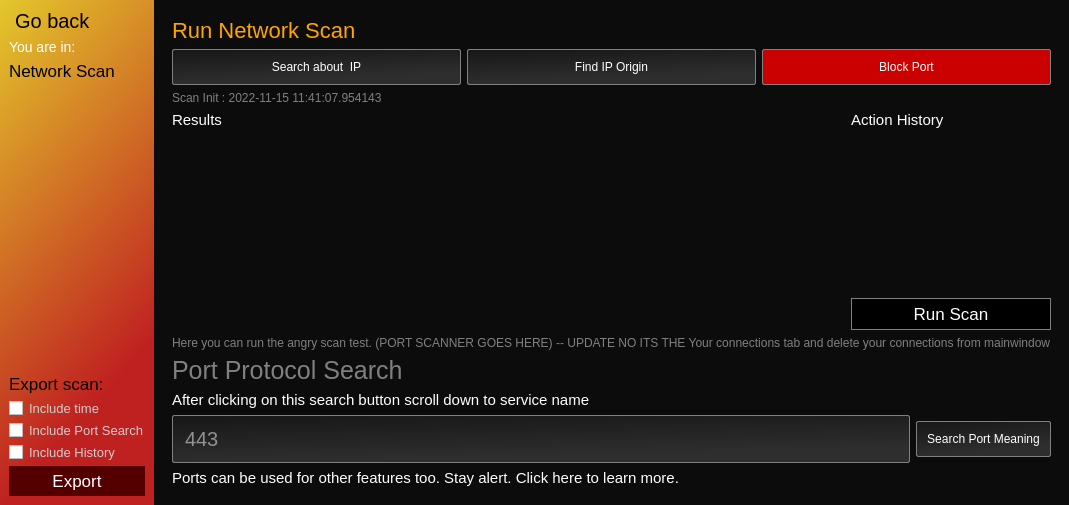
<?xml version="1.0" encoding="UTF-8"?>
<ui version="4.0">
 <class>MainWindow</class>
 <widget class="QMainWindow" name="MainWindow">
  <property name="geometry">
   <rect>
    <x>0</x>
    <y>0</y>
    <width>961</width>
    <height>505</height>
   </rect>
  </property>
  <property name="maximumSize">
   <size>
    <width>31321</width>
    <height>31232</height>
   </size>
  </property>
  <property name="windowTitle">
   <string>MainWindow</string>
  </property>
  <property name="styleSheet">
   <string notr="true">border: unset;</string>
  </property>
  <widget class="QWidget" name="app">
   <layout class="QHBoxLayout" name="horizontalLayout">
    <property name="spacing">
     <number>0</number>
    </property>
    <property name="leftMargin">
     <number>0</number>
    </property>
    <property name="topMargin">
     <number>0</number>
    </property>
    <property name="rightMargin">
     <number>0</number>
    </property>
    <property name="bottomMargin">
     <number>0</number>
    </property>
    <item>
     <widget class="QFrame" name="side_bar">
      <property name="maximumSize">
       <size>
        <width>160</width>
        <height>16777215</height>
       </size>
      </property>
      <property name="styleSheet">
       <string notr="true">background:qlineargradient(spread:pad, x1:0, y1:0, x2:0.306, y2:0.909091, stop:0.00568182 rgba(227, 198, 43, 255), stop:1 rgba(191, 32, 32, 255));</string>
      </property>
      <property name="frameShape">
       <enum>QFrame::StyledPanel</enum>
      </property>
      <property name="frameShadow">
       <enum>QFrame::Raised</enum>
      </property>
      <layout class="QVBoxLayout" name="verticalLayout_9">
       <item>
        <layout class="QVBoxLayout" name="header">
         <item>
          <layout class="QHBoxLayout" name="top">
           <item alignment="Qt::AlignTop">
            <widget class="QPushButton" name="back">
             <property name="styleSheet">
              <string notr="true">font-size:20px;
background:none;</string>
             </property>
             <property name="text">
              <string> Go back</string>
             </property>
             <property name="icon">
              <iconset>
               <normaloff>../../assets/back2.png</normaloff>../../assets/back2.png</iconset>
             </property>
             <property name="iconSize">
              <size>
               <width>18</width>
               <height>32</height>
              </size>
             </property>
            </widget>
           </item>
           <item alignment="Qt::AlignRight|Qt::AlignVCenter">
            <widget class="QPushButton" name="help">
             <property name="styleSheet">
              <string notr="true">background:none;
padding:0px;
margin:0px;</string>
             </property>
             <property name="text">
              <string/>
             </property>
             <property name="icon">
              <iconset>
               <normaloff>../../assets/help3.png</normaloff>../../assets/help3.png</iconset>
             </property>
             <property name="iconSize">
              <size>
               <width>16</width>
               <height>16</height>
              </size>
             </property>
            </widget>
           </item>
          </layout>
         </item>
         <item>
          <layout class="QVBoxLayout" name="verticalLayout_3">
           <item>
            <widget class="QLabel" name="label">
             <property name="styleSheet">
              <string notr="true">font-size:14px;
background:none;
color:white;</string>
             </property>
             <property name="text">
              <string>You are in: </string>
             </property>
            </widget>
           </item>
           <item>
            <widget class="QPushButton" name="back_2">
             <property name="styleSheet">
              <string notr="true">font-size:17px;
background:none;
text-align:left;
</string>
             </property>
             <property name="text">
              <string>Network Scan</string>
             </property>
             <property name="icon">
              <iconset>
               <normaloff>../../assets/quick_scan.png</normaloff>../../assets/quick_scan.png</iconset>
             </property>
             <property name="iconSize">
              <size>
               <width>25</width>
               <height>25</height>
              </size>
             </property>
            </widget>
           </item>
          </layout>
         </item>
        </layout>
       </item>
       <item>
        <spacer name="verticalSpacer">
         <property name="orientation">
          <enum>Qt::Vertical</enum>
         </property>
         <property name="sizeHint" stdset="0">
          <size>
           <width>20</width>
           <height>40</height>
          </size>
         </property>
        </spacer>
       </item>
       <item>
        <layout class="QVBoxLayout" name="verticalLayout_5">
         <item>
          <widget class="QLabel" name="label_2">
           <property name="styleSheet">
            <string notr="true">font-size:17px;
background:none;

color:black;</string>
           </property>
           <property name="text">
            <string>Export scan:</string>
           </property>
          </widget>
         </item>
         <item>
          <layout class="QVBoxLayout" name="verticalLayout">
           <item>
            <widget class="QCheckBox" name="checkBox_3">
             <property name="styleSheet">
              <string notr="true">background:none;font-size:13px;color:rgb(207, 207, 207);</string>
             </property>
             <property name="text">
              <string>Include time</string>
             </property>
            </widget>
           </item>
           <item>
            <widget class="QCheckBox" name="checkBox_2">
             <property name="styleSheet">
              <string notr="true">background:none;font-size:13px;color:rgb(207, 207, 207);</string>
             </property>
             <property name="text">
              <string>Include Port Search</string>
             </property>
            </widget>
           </item>
           <item>
            <widget class="QCheckBox" name="checkBox">
             <property name="styleSheet">
              <string notr="true">background:none;font-size:13px;color:rgb(207, 207, 207);</string>
             </property>
             <property name="text">
              <string>Include History</string>
             </property>
            </widget>
           </item>
          </layout>
         </item>
         <item>
          <widget class="QPushButton" name="export_2">
           <property name="styleSheet">
            <string notr="true">background: rgb(85, 0, 0);
color:white;font-size:17px;
padding:5px;</string>
           </property>
           <property name="text">
            <string>Export</string>
           </property>
           <property name="icon">
            <iconset>
             <normaloff>../assets/export_2.png</normaloff>../assets/export_2.png</iconset>
           </property>
          </widget>
         </item>
        </layout>
       </item>
      </layout>
     </widget>
    </item>
    <item>
     <widget class="QFrame" name="body">
      <property name="styleSheet">
       <string notr="true">background-color:rgb(12, 12, 12);</string>
      </property>
      <property name="frameShape">
       <enum>QFrame::StyledPanel</enum>
      </property>
      <property name="frameShadow">
       <enum>QFrame::Raised</enum>
      </property>
      <layout class="QVBoxLayout" name="verticalLayout_2">
       <item>
        <widget class="QFrame" name="frame">
         <property name="minimumSize">
          <size>
           <width>0</width>
           <height>0</height>
          </size>
         </property>
         <property name="maximumSize">
          <size>
           <width>16777215</width>
           <height>3242342</height>
          </size>
         </property>
         <property name="frameShape">
          <enum>QFrame::StyledPanel</enum>
         </property>
         <property name="frameShadow">
          <enum>QFrame::Raised</enum>
         </property>
         <layout class="QVBoxLayout" name="verticalLayout_8">
          <item>
           <widget class="QLabel" name="label_3">
            <property name="styleSheet">
             <string notr="true">color:orange;
font-size:22px;</string>
            </property>
            <property name="text">
             <string>Run Network Scan</string>
            </property>
           </widget>
          </item>
          <item>
           <layout class="QHBoxLayout" name="horizontalLayout_3">
            <item>
             <widget class="QPushButton" name="pushButton_2">
              <property name="styleSheet">
               <string notr="true">background:white;
border: 1px solid black;
background-color: qlineargradient(spread:pad, x1:0, y1:0, x2:0.306, y2:0.909091, stop:0 rgba(23, 23, 23, 255), stop:1 rgba(46, 46, 46, 255));
border: 1px solid grey;
color:white;
padding:10px;
border-radius:2px;</string>
              </property>
              <property name="text">
               <string>Search about  IP</string>
              </property>
              <property name="icon">
               <iconset>
                <normaloff>../../assets/search.ico</normaloff>../../assets/search.ico</iconset>
              </property>
             </widget>
            </item>
            <item>
             <widget class="QPushButton" name="pushButton_3">
              <property name="styleSheet">
               <string notr="true">background:white;
border: 1px solid black;
background-color: qlineargradient(spread:pad, x1:0, y1:0, x2:0.306, y2:0.909091, stop:0 rgba(23, 23, 23, 255), stop:1 rgba(46, 46, 46, 255));
border: 1px solid grey;
color:white;
padding:10px;
border-radius:2px;</string>
              </property>
              <property name="text">
               <string>Find IP Origin</string>
              </property>
             </widget>
            </item>
            <item>
             <widget class="QPushButton" name="pushButton_4">
              <property name="styleSheet">
               <string notr="true">background:white;
border: 1px solid black;
background-color: rgb(203, 0, 0);
border: 1px solid grey;
color:white;
padding:10px;
border-radius:2px;</string>
              </property>
              <property name="text">
               <string>Block Port</string>
              </property>
              <property name="icon">
               <iconset>
                <normaloff>../../assets/bull.png</normaloff>../../assets/bull.png</iconset>
              </property>
              <property name="iconSize">
               <size>
                <width>23</width>
                <height>23</height>
               </size>
              </property>
             </widget>
            </item>
           </layout>
          </item>
          <item>
           <widget class="QLabel" name="label_10">
            <property name="styleSheet">
             <string notr="true">color:grey;</string>
            </property>
            <property name="text">
             <string>Scan Init : 2022-11-15 11:41:07.954143</string>
            </property>
           </widget>
          </item>
          <item>
           <layout class="QHBoxLayout" name="horizontalLayout_4">
            <property name="sizeConstraint">
             <enum>QLayout::SetNoConstraint</enum>
            </property>
            <item>
             <layout class="QVBoxLayout" name="verticalLayout_6">
              <item>
               <widget class="QLabel" name="label_5">
                <property name="styleSheet">
                 <string notr="true">color:white;
font-size:15px;
background:none;
border:none;</string>
                </property>
                <property name="text">
                 <string>Results</string>
                </property>
               </widget>
              </item>
              <item>
               <widget class="QListWidget" name="listWidget">
                <property name="styleSheet">
                 <string notr="true">color:white;
font-size:20px;
</string>
                </property>
                <property name="verticalScrollBarPolicy">
                 <enum>Qt::ScrollBarAlwaysOff</enum>
                </property>
                <property name="horizontalScrollBarPolicy">
                 <enum>Qt::ScrollBarAlwaysOff</enum>
                </property>
               </widget>
              </item>
             </layout>
            </item>
            <item>
             <layout class="QVBoxLayout" name="verticalLayout_7">
              <property name="sizeConstraint">
               <enum>QLayout::SetMinimumSize</enum>
              </property>
              <item>
               <widget class="QLabel" name="label_6">
                <property name="minimumSize">
                 <size>
                  <width>200</width>
                  <height>0</height>
                 </size>
                </property>
                <property name="maximumSize">
                 <size>
                  <width>200</width>
                  <height>16777215</height>
                 </size>
                </property>
                <property name="styleSheet">
                 <string notr="true">color:white;
font-size:15px;
background:none;
border:none;</string>
                </property>
                <property name="text">
                 <string>Action History</string>
                </property>
               </widget>
              </item>
              <item>
               <widget class="QTextEdit" name="textEdit">
                <property name="minimumSize">
                 <size>
                  <width>200</width>
                  <height>0</height>
                 </size>
                </property>
                <property name="maximumSize">
                 <size>
                  <width>200</width>
                  <height>16777215</height>
                 </size>
                </property>
                <property name="styleSheet">
                 <string notr="true">color:white;
font-size:9px;
</string>
                </property>
                <property name="html">
                 <string>&lt;!DOCTYPE HTML PUBLIC &quot;-//W3C//DTD HTML 4.0//EN&quot; &quot;http://www.w3.org/TR/REC-html40/strict.dtd&quot;&gt;
&lt;html&gt;&lt;head&gt;&lt;meta name=&quot;qrichtext&quot; content=&quot;1&quot; /&gt;&lt;style type=&quot;text/css&quot;&gt;
p, li { white-space: pre-wrap; }
&lt;/style&gt;&lt;/head&gt;&lt;body style=&quot; font-family:'MS Shell Dlg 2'; font-size:9px; font-weight:400; font-style:normal;&quot;&gt;
&lt;p style=&quot;-qt-paragraph-type:empty; margin-top:0px; margin-bottom:0px; margin-left:0px; margin-right:0px; -qt-block-indent:0; text-indent:0px; font-size:8.25pt;&quot;&gt;&lt;br /&gt;&lt;/p&gt;&lt;/body&gt;&lt;/html&gt;</string>
                </property>
               </widget>
              </item>
             </layout>
            </item>
           </layout>
          </item>
          <item alignment="Qt::AlignRight">
           <widget class="QPushButton" name="pushButton">
            <property name="minimumSize">
             <size>
              <width>200</width>
              <height>0</height>
             </size>
            </property>
            <property name="maximumSize">
             <size>
              <width>200</width>
              <height>16777215</height>
             </size>
            </property>
            <property name="styleSheet">
             <string notr="true">background-color: black;
color:white;font-size:17px;
padding:5px;
border: 1px solid grey;</string>
            </property>
            <property name="text">
             <string>Run Scan</string>
            </property>
            <property name="icon">
             <iconset>
              <normaloff>../../assets/export.png</normaloff>../../assets/export.png</iconset>
            </property>
            <property name="iconSize">
             <size>
              <width>33</width>
              <height>33</height>
             </size>
            </property>
           </widget>
          </item>
          <item>
           <widget class="QLabel" name="label_7">
            <property name="styleSheet">
             <string notr="true">color:grey;</string>
            </property>
            <property name="text">
             <string>Here you can run the angry scan test. (PORT SCANNER GOES HERE) -- UPDATE NO ITS THE Your connections tab and delete your connections from mainwindow</string>
            </property>
           </widget>
          </item>
          <item>
           <layout class="QVBoxLayout" name="verticalLayout_4">
            <item>
             <widget class="QLabel" name="label_4">
              <property name="styleSheet">
               <string notr="true">color:grey;
font-size:25px;
background:none;
border:none;</string>
              </property>
              <property name="text">
               <string>Port Protocol Search</string>
              </property>
             </widget>
            </item>
            <item>
             <widget class="QLabel" name="label_9">
              <property name="styleSheet">
               <string notr="true">color:white;
font-size:15px;
background:none;
border:none;</string>
              </property>
              <property name="text">
               <string>After clicking on this search button scroll down to service name</string>
              </property>
             </widget>
            </item>
           </layout>
          </item>
          <item>
           <layout class="QHBoxLayout" name="horizontalLayout_2">
            <item>
             <widget class="QLineEdit" name="lineEdit">
              <property name="styleSheet">
               <string notr="true">background:white;
border: 1px solid black;
background-color: qlineargradient(spread:pad, x1:0, y1:0, x2:0.306, y2:0.909091, stop:0 rgba(23, 23, 23, 255), stop:1 rgba(46, 46, 46, 255));
border: 1px solid grey;
color:white;
padding:10px;
border-radius:2px;


font-size:20px
</string>
              </property>
              <property name="text">
               <string/>
              </property>
              <property name="placeholderText">
               <string>443</string>
              </property>
             </widget>
            </item>
            <item>
             <widget class="QPushButton" name="pushButton_15">
              <property name="styleSheet">
               <string notr="true">background:white;
border: 1px solid black;
background-color: qlineargradient(spread:pad, x1:0, y1:0, x2:0.306, y2:0.909091, stop:0 rgba(23, 23, 23, 255), stop:1 rgba(46, 46, 46, 255));
border: 1px solid grey;
color:white;
padding:10px;
border-radius:2px;</string>
              </property>
              <property name="text">
               <string>Search Port Meaning</string>
              </property>
              <property name="icon">
               <iconset>
                <normaloff>../../assets/search.ico</normaloff>../../assets/search.ico</iconset>
              </property>
              <property name="iconSize">
               <size>
                <width>23</width>
                <height>23</height>
               </size>
              </property>
             </widget>
            </item>
           </layout>
          </item>
          <item>
           <widget class="QLabel" name="label_8">
            <property name="styleSheet">
             <string notr="true">color:white;
font-size:15px;
background:none;
border:none;</string>
            </property>
            <property name="text">
             <string>Ports can be used for other features too. Stay alert. Click here to learn more.</string>
            </property>
           </widget>
          </item>
         </layout>
        </widget>
       </item>
      </layout>
     </widget>
    </item>
   </layout>
  </widget>
 </widget>
 <resources/>
 <connections/>
</ui>
